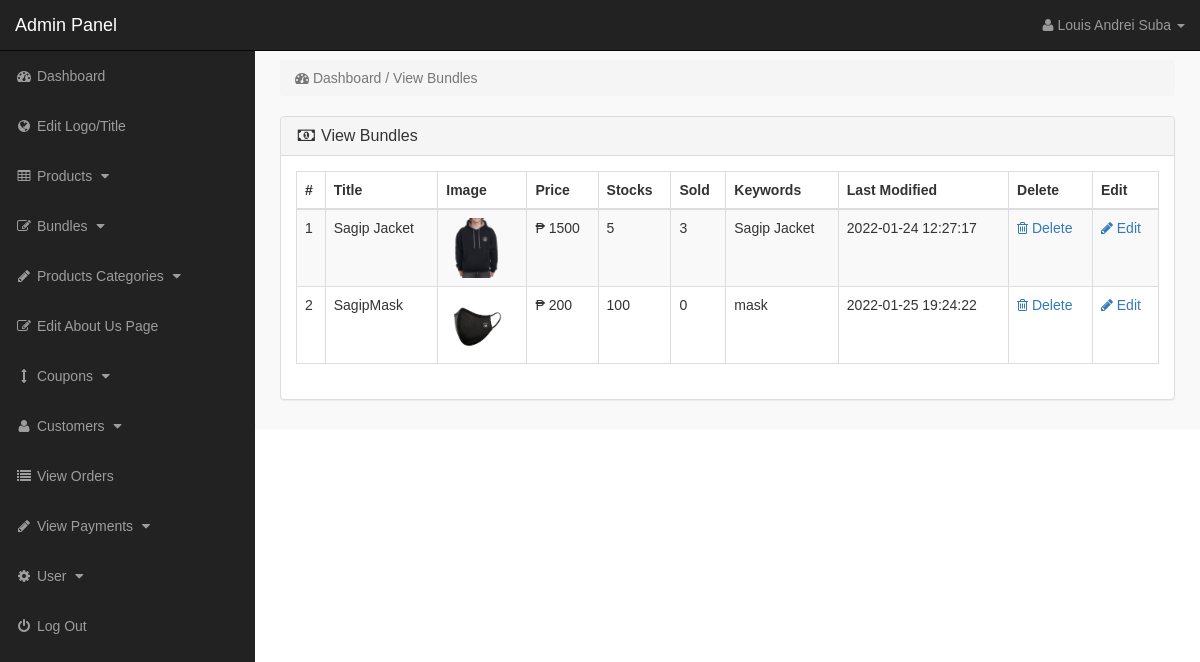
Screenshot of /admin_area/index.php?view_bundles (signed in) with the database file from the repository.
### tables this page shows
CREATE TABLE `products` (
  `product_id` int(10) NOT NULL,
  `p_cat_id` int(10) NOT NULL,
  `cat_id` int(10) NOT NULL,
  `manufacturer_id` int(10) NOT NULL,
  `date` timestamp NOT NULL DEFAULT current_timestamp() ON UPDATE current_timestamp(),
  `product_title` text NOT NULL,
  `product_url` text NOT NULL,
  `product_img1` text NOT NULL,
  `product_img2` text NOT NULL,
  `product_img3` text NOT NULL,
  `product_price` int(10) NOT NULL,
  `product_psp_price` int(100) NOT NULL,
  `product_desc` text NOT NULL,
  `product_features` text NOT NULL,
  `product_stock` int(11) NOT NULL,
  `product_keywords` text NOT NULL,
  `product_label` text NOT NULL,
  `status` varchar(255) NOT NULL
);

### admin_area/view_bundles.php (the view)
<?php
if (!isset($_SESSION['admin_email'])) {
    echo "<script>window.open('login.php','_self')</script>";
} else {
    ?>
<div class="row">
<div class="col-lg-12" >
<ol class="breadcrumb" >
<li class="active" >
<i class="fa fa-dashboard"></i> Dashboard / View Bundles
</li>
</ol>
</div>
</div>
<div class="row" >
<div class="col-lg-12" >
<div class="panel panel-default" >
<div class="panel-heading" >
<h3 class="panel-title" >
<i class="fa fa-money fa-fw" ></i> View Bundles
</h3>
</div>
<div class="panel-body" >
<div class="table-responsive" >
<table class="table table-bordered table-hover table-striped" >
<thead>
<tr>
<th>#</th>
<th>Title</th>
<th>Image</th>
<th>Price</th>
<th>Stocks</th>
<th>Sold</th>
<th>Keywords</th>
<th>Last Modified</th>
<th>Delete</th>
<th>Edit</th>
</tr>
</thead>
<tbody>
<?php
    $i = 0;
    $get_pro = "select * from products where status='bundle'";
    $run_pro = mysqli_query($con, $get_pro);
    while ($row_pro = mysqli_fetch_array($run_pro)) {
        $pro_id = $row_pro['product_id'];
        $pro_title = $row_pro['product_title'];
        $pro_image = $row_pro['product_img1'];
        $pro_price = $row_pro['product_price'];
        $pro_stock = $row_pro['product_stock'];
        $pro_keywords = $row_pro['product_keywords'];
        $pro_date = $row_pro['date'];
        $i++;
        ?>
<tr>
<td><?php echo $i; ?></td>
<td><?php echo $pro_title; ?></td>
<td><img src="product_images/<?php echo $pro_image; ?>" width="60" height="60"></td>
<td>₱ <?php echo $pro_price; ?></td>
<td> <?php if ($pro_stock < 0) {echo $pro_stock = 0;} else {echo $pro_stock;}?> </td>
<td>
<?php
        $get_sold = "select * from pending_orders where product_id='$pro_id' and (order_status='pending' or order_status='Complete')";
        $run_sold = mysqli_query($con, $get_sold);
        $count = mysqli_num_rows($run_sold);
        echo $count;
        ?>
</td>
<td> <?php echo $pro_keywords; ?> </td>
<td><?php echo $pro_date; ?></td>
<td>
<a href="index.php?delete_bundle=<?php echo $pro_id; ?>">
<i class="fa fa-trash-o"> </i> Delete
</a>
</td>
<td>
<a href="index.php?edit_bundle=<?php echo $pro_id; ?>">
<i class="fa fa-pencil"> </i> Edit
</a>
</td>
</tr>
<?php }?>
</tbody>
</table>
</div>
</div>
</div>
</div>
</div>
<?php }?>

### admin_area/includes/sidebar.php (shortened to what this page needs)
<?php
if (!isset($_SESSION['admin_email'])) {
    echo "<script>window.open('login.php','_self')</script>";
} else {
    $admin_level = $_SESSION['admin_level'];
    if ($admin_level == 2) {
        $hideme = 'display:none;';
    } else {
        $hideme = '';
    }
    ?>
<nav class="navbar navbar-inverse navbar-fixed-top" >
<div class="navbar-header" >
<a class="navbar-brand" href="index.php?dashboard" >Admin Panel</a>
</div>
<ul class="nav navbar-right top-nav" >
<li class="dropdown" >
<a href="#" class="dropdown-toggle" data-toggle="dropdown" >
<i class="fa fa-user" ></i>
<?php echo $admin_name; ?> <b class="caret" ></b>
</a>
</li>
</ul>
<div class="collapse navbar-collapse navbar-ex1-collapse">
<ul class="nav navbar-nav side-nav">
<li>
<a href="index.php?dashboard">
<i class="fa fa-fw fa-dashboard"></i> Dashboard
</a>
</li>
<li>
<a style="<?php echo $hideme; ?>" href="index.php?edit_logo_title">
<i class="fa fa-fw fa-globe"></i> Edit Logo/Title
</a>
</li>
<li>
<a href="#" data-toggle="collapse" data-target="#products">
<i class="fa fa-fw fa-table"></i> Products
<i class="fa fa-fw fa-caret-down"></i>
</a>
</li>
<li>
<a href="#" data-toggle="collapse" data-target="#bundles">
<i class="fa fa-fw fa-edit"></i> Bundles
<i class="fa fa-fw fa-caret-down"></i>
</a>
</li>
<li>
<a href="#" data-toggle="collapse" data-target="#p_cat">
<i class="fa fa-fw fa-pencil"></i> Products Categories
<i class="fa fa-fw fa-caret-down"></i>
</a>
</li>
<li style="<?php echo $hideme; ?>">
<a href="index.php?edit_about_us">
<i class="fa fa-fw fa-edit"></i> Edit About Us Page
</a>
</li>
<li style="<?php echo $hideme; ?>">
<a href="#" data-toggle="collapse" data-target="#coupons">
<i class="fa fa-fw fa-arrows-v"></i> Coupons
<i class="fa fa-fw fa-caret-down"></i>
</a>
</li>
<li style="<?php echo $hideme; ?>">
<a href="#" data-toggle="collapse" data-target="#customer">
<i class="fa fa-fw fa-user"></i> Customers
<i class="fa fa-fw fa-caret-down"></i>
</a>
</li>
<li>
<a href="index.php?view_orders">
<i class="fa fa-fw fa-list"></i> View Orders
</a>
</li>
<li>
<a href="#" data-toggle="collapse" data-target="#pay">
<i class="fa fa-fw fa-pencil"></i> View Payments
<i class="fa fa-fw fa-caret-down"></i>
</a>
</li>
<li>
<a href="#" data-toggle="collapse" data-target="#users">
<i class="fa fa-fw fa-gear"></i> User
<i class="fa fa-fw fa-caret-down"></i>
</a>
</li>
<li>
<a href="logout.php">
<i class="fa fa-fw fa-power-off"></i> Log Out
</a>
</li>
</ul>
</div>
</nav>
<?php }?>

### admin_area/css/style.css (style rules this page uses)
* { font-family: "Montserrat", sans-serif }
body { margin-top: 100px; font-family: "Montserrat"; }
@media (min-width: 768px) { body { margin-top: 50px; } }
.top-nav { padding: 0 15px; }
.top-nav>li { display: inline-block; float: left; }
.top-nav>li>a { padding-top: 15px; padding-bottom: 15px; line-height: 20px; color: #999; }
@media (min-width: 768px) { .side-nav { position: fixed; top: 51px; width: 255px; border-radius: 0; overflow-y: auto; background-color: #222; bottom: 0; overflow-x: hidden; padding-bottom: 40px; } }
@media (min-width: 768px) { .side-nav>li>a { width: 255px; } }
.panel-body { border-radius: 5px; }

### rows the page displays
products: product_title "Sagip Jacket", product_img1 (picture), product_price "1500", product_stock "5", count "3", product_keywords "Sagip Jacket", date "2022-01-24 12:27:17"
products: product_title "SagipMask", product_img1 (picture), product_price "200", product_stock "100", count "0", product_keywords "mask", date "2022-01-25 19:24:22"

### other values shown
$admin_name "Louis Andrei Suba"
